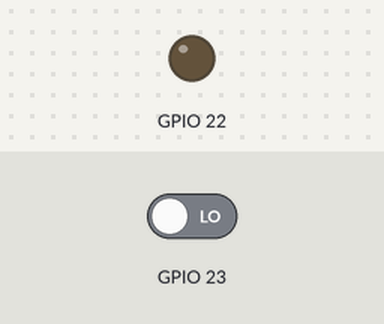
A sketch run on a simulated ESP32. Parts: output pins drawn as LEDs (lit = HIGH). The test bench sets the inputs (shaded band); at power-on: GPIO 23 LOW. Nothing arrives over Bluetooth unless stated; a phone connects over Bluetooth LE 3 s after start; what the sketch prints to the serial monitor is not drawn.

Above: at 1.2 s.
1.3 s: GPIO 23 driven HIGH
5.8 s: GPIO 23 driven LOW
At 8.9 s:
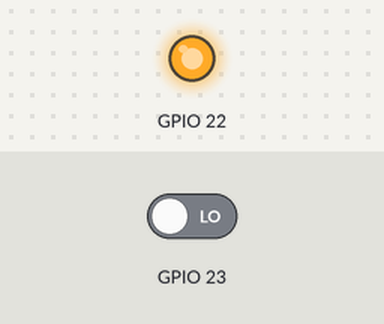
Timing chart, 0 to 10.4 s (numbered marks = the images above; inputs shaded):
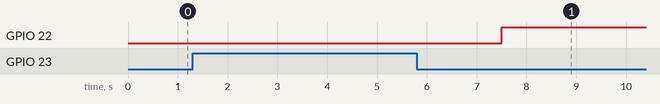

Measured:
- after the input at 5.8 s, GPIO 22: LOW → HIGH after 1.7 s

The sketch:

sketch_sep4a.ino
```cpp
#include <BLEDevice.h>
#include <BLEServer.h>
#include <BLEUtils.h>
#include <BLE2902.h>

#include <iostream>
#include <string>

BLECharacteristic *pCharacteristic;

bool deviceConnected = false;

// Veja o link seguinte se quiser gerar seus próprios UUIDs:
// https://www.uuidgenerator.net/

#define SERVICE_UUID           "6E400001-B5A3-F393-E0A9-E50E24DCCA9E" // UART service UUID
#define CHARACTERISTIC_UUID_RX "6E400002-B5A3-F393-E0A9-E50E24DCCA9E"
#define DHTDATA_CHAR_UUID "6E400003-B5A3-F393-E0A9-E50E24DCCA9E"

class Target {
  private:
    int led;
    int hit;
    int state = 0;
    int loops = 0;
  public:

    Target(int ledPin, int hitPin) { // Constructor with parameters
      led = ledPin;
      hit = hitPin;
      pinMode(led, OUTPUT);
      pinMode(hit, INPUT);
      setRed();
    };

    void setGreen() {
      digitalWrite(led, LOW);
      state = 1;
    };

    void setRed() {
      digitalWrite(led, HIGH);
      state = 0;
    }

    int getState() {
      return state;
    }

    void readHit() {
      int currentState = digitalRead(hit);
      if (loops > 1000) {
        loops = 0;
        setRed();
      }
      if (state) {
        loops++;
      } else if (currentState) {
        setGreen();
      }

      char alvosDataString[16];
      sprintf(alvosDataString, "%d", currentState);
      Serial.print("*** Estado alvo: ");
      Serial.print(alvosDataString);
      Serial.println(" ***");
    }
};

Target target1(22, 23);

class MyServerCallbacks: public BLEServerCallbacks {
    void onConnect(BLEServer* pServer) {
      deviceConnected = true;
    };

    void onDisconnect(BLEServer* pServer) {
      deviceConnected = false;
    }
};

class MyCallbacks: public BLECharacteristicCallbacks {
    void onWrite(BLECharacteristic *pCharacteristic) {
      std::string rxValue = pCharacteristic->getValue();
      Serial.println(rxValue[0]);

      if (rxValue.length() > 0) {
        Serial.println("*********");
        Serial.print("Received Value: ");

        for (int i = 0; i < rxValue.length(); i++) {
          Serial.print(rxValue[i]);
        }
        Serial.println();
        Serial.println("*********");
      }

      // Processa o caracter recebido do aplicativo. Se for A acende o LED. B apaga o LED
      if (rxValue.find("A") != -1) {
        Serial.println("Turning ON!");
        //digitalWrite(LED, HIGH);
      }
      else if (rxValue.find("B") != -1) {
        Serial.println("Turning OFF!");
        //digitalWrite(LED, LOW);
      }
    }
};

void setup() {
  Serial.begin(115200);

  // Create the BLE Device
  BLEDevice::init("Alvos Under Army"); // Give it a name

  // Configura o dispositivo como Servidor BLE
  BLEServer *pServer = BLEDevice::createServer();
  pServer->setCallbacks(new MyServerCallbacks());

  // Cria o servico UART
  BLEService *pService = pServer->createService(SERVICE_UUID);

  // Cria uma Característica BLE para envio dos dados
  pCharacteristic = pService->createCharacteristic(
                      DHTDATA_CHAR_UUID,
                      BLECharacteristic::PROPERTY_NOTIFY
                    );

  pCharacteristic->addDescriptor(new BLE2902());

  // cria uma característica BLE para recebimento dos dados
  BLECharacteristic *pCharacteristic = pService->createCharacteristic(
                                         CHARACTERISTIC_UUID_RX,
                                         BLECharacteristic::PROPERTY_WRITE
                                       );

  pCharacteristic->setCallbacks(new MyCallbacks());

  // Inicia o serviço
  pService->start();

  // Inicia a descoberta do ESP32
  pServer->getAdvertising()->start();
  Serial.println("Esperando um cliente se conectar...");
}

void loop() {
  target1.readHit();
  delay(1);
}
```
